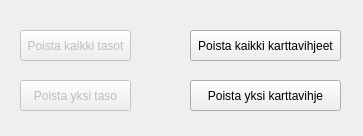
<?xml version="1.0" encoding="UTF-8"?>
<ui version="4.0">
 <class>Poista</class>
 <widget class="QDialog" name="Delete">
  <property name="geometry">
   <rect>
    <x>0</x>
    <y>0</y>
    <width>363</width>
    <height>136</height>
   </rect>
  </property>
  <property name="windowTitle">
   <string>Poistotyökalu</string>
  </property>
  <widget class="QPushButton" name="pushButton_delete_layers">
   <property name="enabled">
    <bool>false</bool>
   </property>
   <property name="geometry">
    <rect>
     <x>20</x>
     <y>30</y>
     <width>111</width>
     <height>31</height>
    </rect>
   </property>
   <property name="text">
    <string>Poista kaikki tasot</string>
   </property>
  </widget>
  <widget class="QPushButton" name="pushButton_delete_layer">
   <property name="enabled">
    <bool>false</bool>
   </property>
   <property name="geometry">
    <rect>
     <x>20</x>
     <y>80</y>
     <width>111</width>
     <height>31</height>
    </rect>
   </property>
   <property name="text">
    <string>Poista yksi taso</string>
   </property>
  </widget>
  <widget class="QPushButton" name="pushButton_delete_annotations">
   <property name="geometry">
    <rect>
     <x>190</x>
     <y>30</y>
     <width>151</width>
     <height>31</height>
    </rect>
   </property>
   <property name="text">
    <string>Poista kaikki karttavihjeet</string>
   </property>
  </widget>
  <widget class="QPushButton" name="pushButton_delete_annotation">
   <property name="geometry">
    <rect>
     <x>190</x>
     <y>80</y>
     <width>151</width>
     <height>31</height>
    </rect>
   </property>
   <property name="text">
    <string>Poista yksi karttavihje</string>
   </property>
  </widget>
 </widget>
 <resources/>
 <connections/>
</ui>
